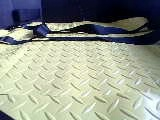
#> input picture siamese/data/extracted_pairs/pair_000150_1.jpg, 160 x 120 px
$ python -i ssim_method.py   (imports and definitions only)
#> lines starting #> are read from the running program, lines starting #| are printed output that depends on the picture
from pathlib import Path
import time
import cv2
import numpy as np
from skimage.metrics import structural_similarity as ssim
from .utils import iter_video_frames, IGNORE_FIRST_N_FRAMES

class SSIMMethod:
    def __init__(self, threshold=0.85, consecutive_frames=5):
        self.threshold = threshold
        self.consecutive_frames = consecutive_frames
        self.reference_frame = None

    def preprocess_frame(self, frame):
        # Apply standard noise reduction and preprocessing
        if len(frame.shape) == 3:
            gray = cv2.cvtColor(frame, cv2.COLOR_BGR2GRAY)
        else:
            gray = frame
        blur = cv2.GaussianBlur(gray, (5, 5), 0)
        return blur

    def process_frame(self, frame):
        start_time = time.perf_counter()
        frame = self.preprocess_frame(frame)

        # Compute structural similarity
        if self.reference_frame is None:
            # Baseline setting
            self.reference_frame = frame
            score = 1.0 # 1.0 indicates perfect structural similarity
        else:
            if frame.shape != self.reference_frame.shape:
                frame = cv2.resize(
                    frame,
                    (self.reference_frame.shape[1], self.reference_frame.shape[0])
                )

            # SSIM returns a structural similarity index [-1, 1], where 1 is identical
            score, _ = ssim(
                self.reference_frame,
                frame,
                full=True,
                data_range=255
            )

            score = max(0.0, float(score)) # clamp to strictly 0 or positive for simplicity

        inference_time_ms = (time.perf_counter() - start_time) * 1000.0

        return score, inference_time_ms

    # [38 lines left out: function predict_video, not called in this run]

    def reset(self):
        """Reset the baseline frame reference for a new video."""
        self.reference_frame = None

>>> import cv2
>>> picture = cv2.imread('../siamese/data/extracted_pairs/pair_000150_1.jpg')
#> picture is the input picture: shape (120, 160, 3); mean B, G, R 141.4, 153.5, 147.8
>>> result = SSIMMethod().process_frame(picture)
#> in preprocess_frame, `gray = cv2.cvtColor(frame, cv2.COLOR_BGR2GRAY)`:
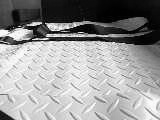
#> gray: shape (120, 160); min 0, max 254, mean 150.4
#> in preprocess_frame, `blur = cv2.GaussianBlur(gray, (5, 5), 0)`:
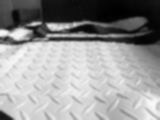
#> blur: shape (120, 160); min 1, max 249, mean 150.4
#> result = (1, 7.9)

$ run again, on siamese/data/extracted_pairs/pair_000217_1.jpg
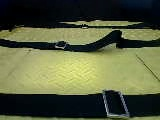
#> input picture siamese/data/extracted_pairs/pair_000217_1.jpg, 160 x 120 px
#> picture is the input picture: shape (120, 160, 3); mean B, G, R 62.4, 92.3, 86.5
#> in preprocess_frame, `gray = cv2.cvtColor(frame, cv2.COLOR_BGR2GRAY)`:
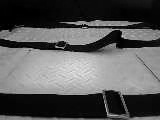
#> gray: shape (120, 160); min 0, max 235, mean 87.1
#> in preprocess_frame, `blur = cv2.GaussianBlur(gray, (5, 5), 0)`:
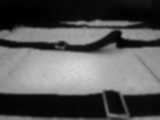
#> blur: shape (120, 160); min 0, max 214, mean 87.1
#> result = (1, 5.14)

$ run again, on siamese/data/extracted_pairs/pair_000309_1.jpg
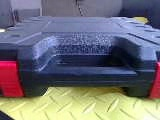
#> input picture siamese/data/extracted_pairs/pair_000309_1.jpg, 160 x 120 px
#> picture is the input picture: shape (120, 160, 3); mean B, G, R 119, 111.6, 112.7
#> in preprocess_frame, `gray = cv2.cvtColor(frame, cv2.COLOR_BGR2GRAY)`:
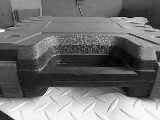
#> gray: shape (120, 160); min 1, max 254, mean 112.8
#> in preprocess_frame, `blur = cv2.GaussianBlur(gray, (5, 5), 0)`:
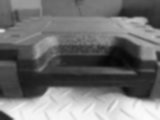
#> blur: shape (120, 160); min 6, max 252, mean 112.8
#> result = (1, 5.5)

$ run again, on siamese/data/extracted_pairs/pair_000393_2.jpg
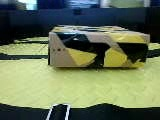
#> input picture siamese/data/extracted_pairs/pair_000393_2.jpg, 160 x 120 px
#> picture is the input picture: shape (120, 160, 3); mean B, G, R 88.4, 116.3, 103.9
#> in preprocess_frame, `gray = cv2.cvtColor(frame, cv2.COLOR_BGR2GRAY)`:
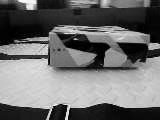
#> gray: shape (120, 160); min 0, max 251, mean 109.4
#> in preprocess_frame, `blur = cv2.GaussianBlur(gray, (5, 5), 0)`:
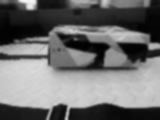
#> blur: shape (120, 160); min 0, max 246, mean 109.4
#> result = (1, 7.9)
